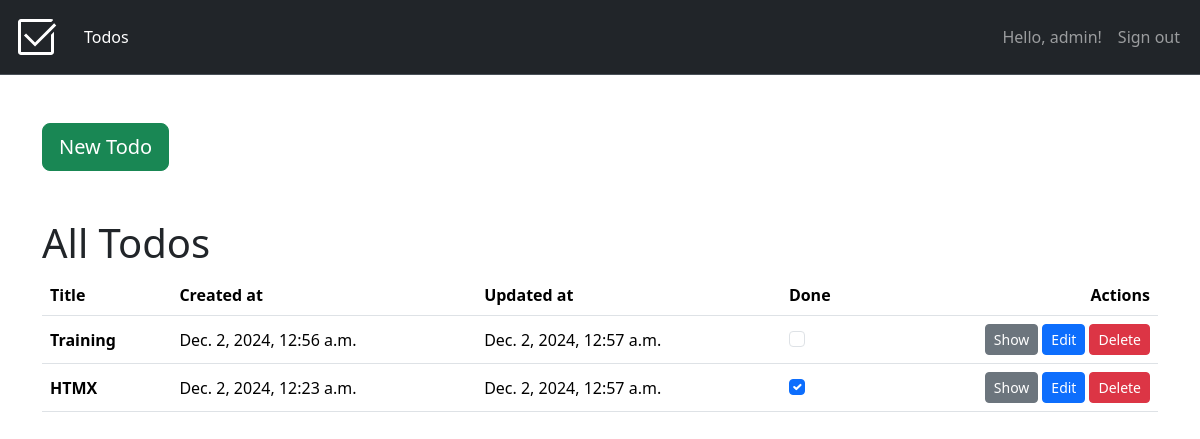
Before: /todos/ (signed in) with the older database file.
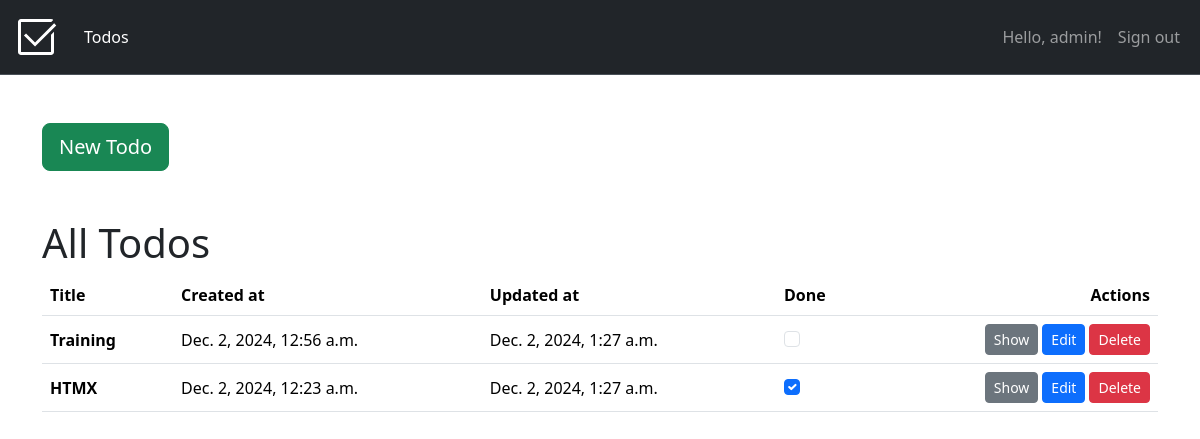
After: the same page with the newer database file.
### todos/models.py (models this page shows, shortened)
class Todo(models.Model):
    user = models.ForeignKey(User, on_delete=models.CASCADE)
    title = models.CharField(max_length=50)
    content = models.TextField()
    done = models.BooleanField(default=False)
    created_at = models.DateTimeField(auto_now_add=True)
    updated_at = models.DateTimeField(auto_now=True)
    class Meta:
        ordering = [
            "done",
            "-updated_at",
        ]
        verbose_name = "Todo"
        verbose_name_plural = "Todos"

### todos/views.py (the view)
# urls.py: path("", index, name="sevo-auth-index")
@login_required(login_url="sevo-auth-sign-in")
def index(request):
    todos = Todo.objects.all().filter(user=request.user)
    return render(request, "todos/index.html", {
        "title": _("All Todos"),
        "todos": todos
    })

### todos/templates/todos/index.html (shortened to what this page needs)
{% extends "base.html" %}
{% load i18n %}
{% block content %}
    <div class="mb-5">
        <a class="btn btn-success btn-lg" href="{% url 'todos-new' %}">{% trans "New Todo" %}</a>
    </div>
    <h1>{{ title }}</h1>
    {% include "./partials/_table.html" %}
{% endblock %}

### todos/templates/todos/partials/_table.html (shortened to what this page needs)
{% load i18n %}
<div id="todos-all">
    <div class="table-responsive">
        <table class="table">
            <thead>
              <tr>
                <th scope="col">{% trans "Title" %}</th>
                <th scope="col">{% trans "Created at" %}</th>
                <th scope="col">{% trans "Updated at" %}</th>
                <th scope="col">{% trans "Done" %}</th>
                <th scope="col"><div class="d-flex justify-content-end">{% trans "Actions" %}</div></th>
              </tr>
            </thead>
            <tbody>
                {% for todo in todos %}
                    <tr style="vertical-align: middle;">
                        <td><strong>{{ todo.title }}</strong></td>
                        <td>{{ todo.created_at }}</td>
                        <td>{{ todo.updated_at }}</td>
                        <td>
                            <div class="form-check">
                                <input
                                    hx-post="{% url 'todos-edit-done' id=todo.id %}"
                                    hx-target="#todos-all"
                                    hx-swap="outerHTML"
                                    {% comment %} hx-select="#todos-all" {% endcomment %}
                                    class="form-check-input" type="checkbox" name="done" {% if todo.done %}checked{% endif %}>
                            </div>
                        </td>
                        <td>
                          <div class="d-flex flex-nowrap gap-1 w-full justify-content-end">
                            <a class="btn btn-secondary btn-sm" href="{% url 'todos-detail' id=todo.id %}">{% trans "Show" %}</a>
                            <a class="btn btn-primary btn-sm" href="{% url 'todos-edit' id=todo.id %}">{% trans "Edit" %}</a>
                            <a
                                hx-post="{% url 'todos-delete-index' id=todo.id %}"
                                hx-target="#todos-all"
                                hx-swap="outerHTML"
                                hx-confirm="{% trans 'Do you really want to delete' %}: {{ todo.title|upper }}?"
                                class="btn btn-danger btn-sm" href="#">{% trans "Delete" %}</a>
                          </div>
                        </td>
                    </tr>
                {% endfor %}
            </tbody>
          </table>
    </div>
</div>

Changed rows visible on the page:
changed Todo "Training": updated_at "Dec. 2, 2024, 12:57 a.m." → "Dec. 2, 2024, 1:27 a.m."
changed Todo "HTMX": updated_at "Dec. 2, 2024, 12:57 a.m." → "Dec. 2, 2024, 1:27 a.m."
